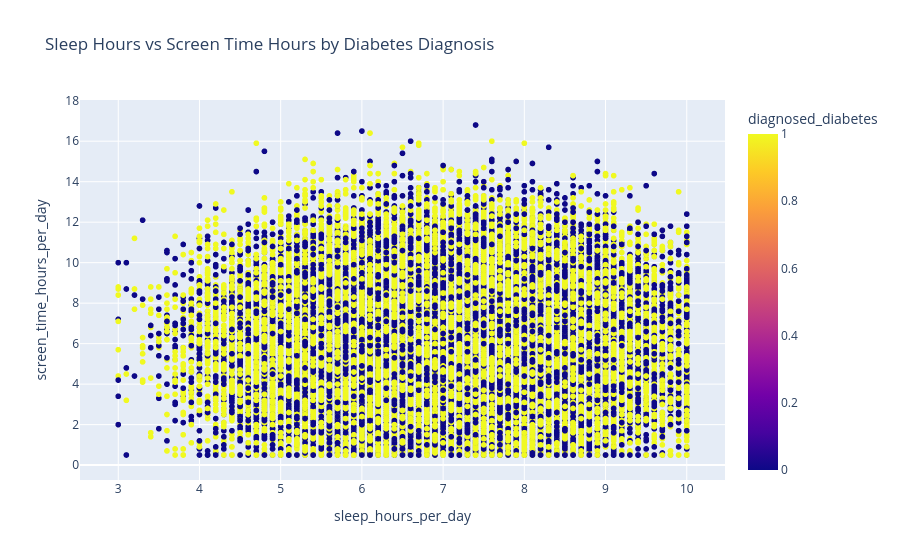

Write notebook code for a chart like this one.
### Code cell
# sleep hours vs screen tim hours by diabetes diagnosis
fig = px.scatter(df,
                x = 'sleep_hours_per_day',
                y = 'screen_time_hours_per_day',
                color = 'diagnosed_diabetes',
                title = 'Sleep Hours vs Screen Time Hours by Diabetes Diagnosis')
fig.show()

### Figure 1 — Plotly figure (JSON) as saved in the notebook; plotly's stock layout.template omitted (floating-point values rounded to 4 significant figures; data arrays with more than 128 entries replaced by an {"elided": "..."} marker saying what was removed)
{"data": [{"hovertemplate": "sleep_hours_per_day=%{x}<br>screen_time_hours_per_day=%{y}<br>diagnosed_diabetes=%{marker.color}<extra></extra>", "legendgroup": "", "marker": {"color": {"elided": "100000 int values"}, "coloraxis": "coloraxis", "symbol": "circle"}, "mode": "markers", "name": "", "showlegend": false, "type": "scattergl", "x": {"elided": "100000 float values"}, "xaxis": "x", "y": {"elided": "100000 float values"}, "yaxis": "y"}], "layout": {"coloraxis": {"colorbar": {"title": {"text": "diagnosed_diabetes"}}, "colorscale": [[0, "#0d0887"], [0.1111, "#46039f"], [0.2222, "#7201a8"], [0.3333, "#9c179e"], [0.4444, "#bd3786"], [0.5556, "#d8576b"], [0.6667, "#ed7953"], [0.7778, "#fb9f3a"], [0.8889, "#fdca26"], [1, "#f0f921"]]}, "legend": {"tracegroupgap": 0}, "title": {"text": "Sleep Hours vs Screen Time Hours by Diabetes Diagnosis"}, "xaxis": {"anchor": "y", "domain": [0, 1], "title": {"text": "sleep_hours_per_day"}}, "yaxis": {"anchor": "x", "domain": [0, 1], "title": {"text": "screen_time_hours_per_day"}}}}
